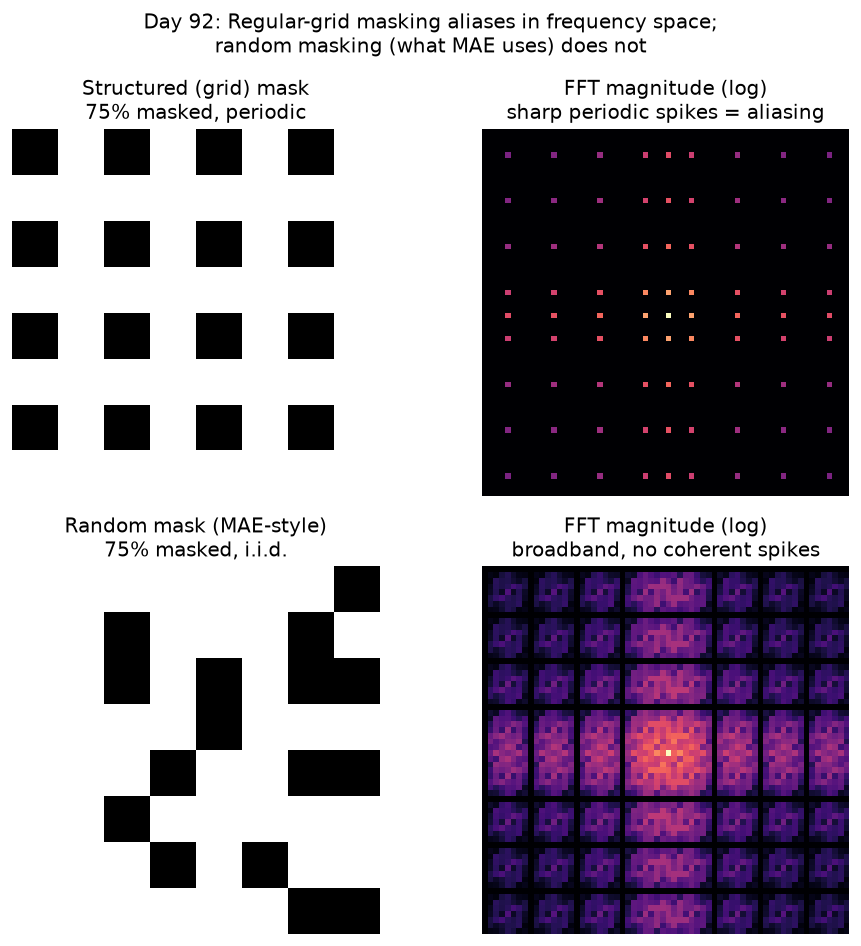

Recreate this plot in Python.
"""
Day 92 -- Masked Autoencoders (MAE): structured vs. random patch masking
viewed in the frequency domain.

Ties the Signal Lab insight to the lesson: MAE masks patches *randomly*
(not on a regular grid) partly because a periodic sampling pattern in the
spatial domain produces periodic replicas (aliasing spikes) in the 2D
Fourier spectrum -- exactly the comb-sampling / aliasing argument from
classical DSP. A random mask spreads its spectral energy broadband, like
noise, with no coherent spikes for the decoder to exploit as a shortcut.

No downloads, no internet. Synthetic 64x64 "image" made of an 8x8 patch
grid (patch size = 8px), mask ratio = 0.75, seeded for reproducibility.
"""

import numpy as np
import matplotlib.pyplot as plt

np.random.seed(42)

IMG_SIZE = 64
PATCH = 8
GRID = IMG_SIZE // PATCH          # 8x8 = 64 patches
N_PATCHES = GRID * GRID
MASK_RATIO = 0.75
N_MASKED = int(N_PATCHES * MASK_RATIO)  # 48 masked, 16 visible


def patches_to_pixels(patch_mask_2d):
    """Nearest-neighbor upsample an 8x8 patch-level mask to 64x64 pixels."""
    return np.kron(patch_mask_2d, np.ones((PATCH, PATCH)))


# --- Structured mask: keep 1 patch out of every 2x2 block (periodic) ---
structured_patch_mask = np.zeros((GRID, GRID))
structured_patch_mask[0::2, 1::2] = 1  # masked=1 on a regular sub-lattice
structured_patch_mask[1::2, 0::2] = 1
structured_patch_mask[1::2, 1::2] = 1
# ratio check: 3 of every 4 patches masked -> matches MASK_RATIO = 0.75

# --- Random mask: uniform random subset without replacement, same ratio ---
flat_idx = np.arange(N_PATCHES)
masked_idx = np.random.choice(flat_idx, size=N_MASKED, replace=False)
random_patch_mask = np.zeros(N_PATCHES)
random_patch_mask[masked_idx] = 1
random_patch_mask = random_patch_mask.reshape(GRID, GRID)

structured_pixels = patches_to_pixels(structured_patch_mask)
random_pixels = patches_to_pixels(random_patch_mask)


def log_magnitude_spectrum(mask_img):
    f = np.fft.fftshift(np.fft.fft2(mask_img))
    mag = np.log1p(np.abs(f))
    return mag


structured_spec = log_magnitude_spectrum(structured_pixels)
random_spec = log_magnitude_spectrum(random_pixels)

fig, axes = plt.subplots(2, 2, figsize=(8, 8))

axes[0, 0].imshow(structured_pixels, cmap="gray", vmin=0, vmax=1)
axes[0, 0].set_title("Structured (grid) mask\n75% masked, periodic")
axes[0, 0].axis("off")

axes[0, 1].imshow(structured_spec, cmap="magma")
axes[0, 1].set_title("FFT magnitude (log)\nsharp periodic spikes = aliasing")
axes[0, 1].axis("off")

axes[1, 0].imshow(random_pixels, cmap="gray", vmin=0, vmax=1)
axes[1, 0].set_title("Random mask (MAE-style)\n75% masked, i.i.d.")
axes[1, 0].axis("off")

axes[1, 1].imshow(random_spec, cmap="magma")
axes[1, 1].set_title("FFT magnitude (log)\nbroadband, no coherent spikes")
axes[1, 1].axis("off")

fig.suptitle(
    "Day 92: Regular-grid masking aliases in frequency space;\n"
    "random masking (what MAE uses) does not",
    fontsize=12,
)
fig.tight_layout()
plt.savefig("graph_DAY_92.png", dpi=120, bbox_inches="tight")
